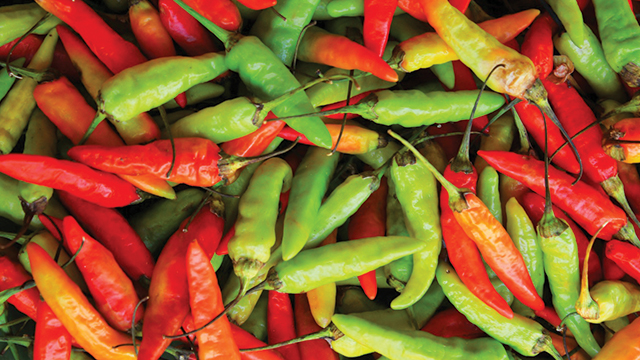
%> input picture rawit.jpg, 640 x 360 px; the run also reads 1 picture not shown here
$ octave foreBackG_op.m   (GNU Octave 9; MATLAB toolbox functions it lacks are replaced by stand-ins)
%> lines starting %> are read from the running program, lines starting %| are printed output that depends on the picture; in (x1, y1, x2, y2) boxes, pixels count from 0 and x2, y2 are one past the last pixel; in counts of white or black regions, pixels touching at a corner belong together; the program's own positions count from 1
clc;
clear;
close all;

img = imread('rawit.jpg');
%> img is the input picture: size 360x640x3 uint8; mean R, G, B 143.7, 95.5, 45.9

gray = rgb2gray(img);
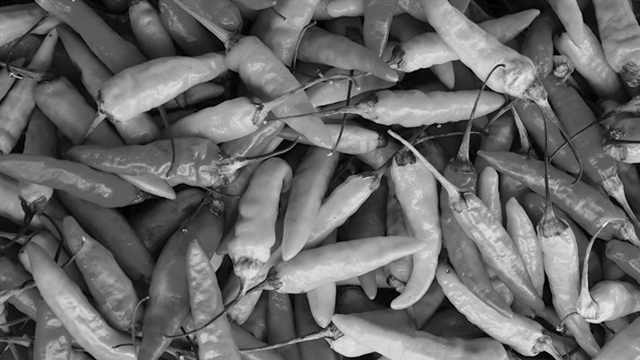
%> gray: size 360x640 uint8; min 0, max 250, mean 104.3

bw = imbinarize(gray,110/255);
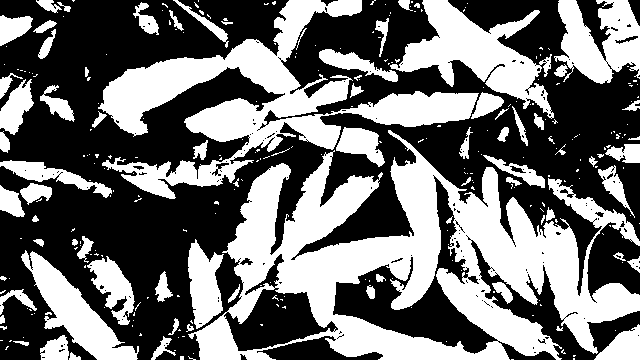
%> bw: size 360x640 logical; 43.7% white; 293 white regions (216 under 20 px), largest, box (x1, y1, x2, y2) and area: (188, 130, 640, 360) 43289, (98, 0, 479, 199) 20977, (390, 0, 554, 119) 7407
bw = imcomplement(bw);
bw = imfill(bw, 'holes');
%> bw: size 360x640 logical; 62% white; 36 black regions (11 under 20 px), largest, box (x1, y1, x2, y2) and area: (188, 130, 640, 360) 43208, (98, 0, 479, 199) 20972, (390, 0, 554, 118) 7292
bw = bwareaopen(bw,50);
%> bw: size 360x640 logical; 61.7% white; 36 black regions (11 under 20 px), largest, box (x1, y1, x2, y2) and area: (188, 130, 640, 360) 43510, (98, 0, 479, 199) 21109, (390, 0, 554, 118) 7335

str = strel('disk', 5);
bw = imerode(bw, str);
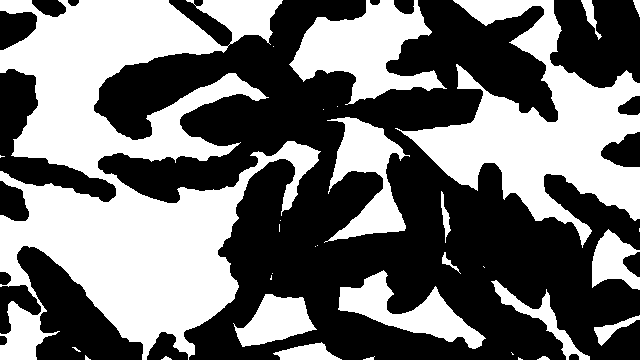
%> bw: size 360x640 logical; 44.8% white; 33 white regions (16 under 20 px), largest, box (x1, y1, x2, y2) and area: (0, 0, 321, 360) 56153, (395, 0, 640, 248) 22468, (289, 0, 447, 105) 8204

img2 = imread('bg1763.jpg');
img2_re = imresize(img2,[360,640]);
%> img2_re: size 360x640x3 uint8; every value is 0


R = img(:,:,1);
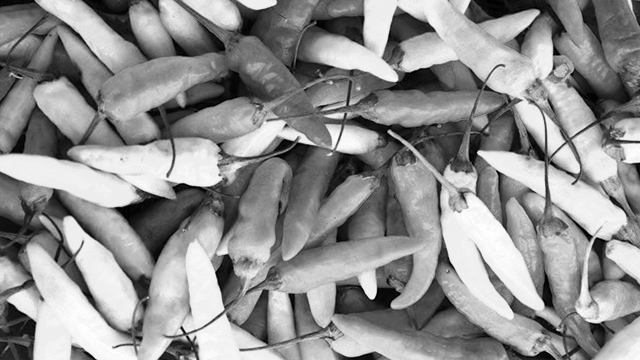
%> R: size 360x640 uint8; min 0, max 255, mean 143.7
G = img(:,:,2);
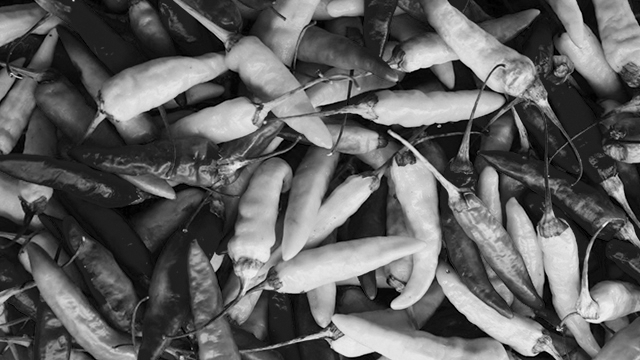
%> G: size 360x640 uint8; min 0, max 252, mean 95.5
B = img(:,:,3);
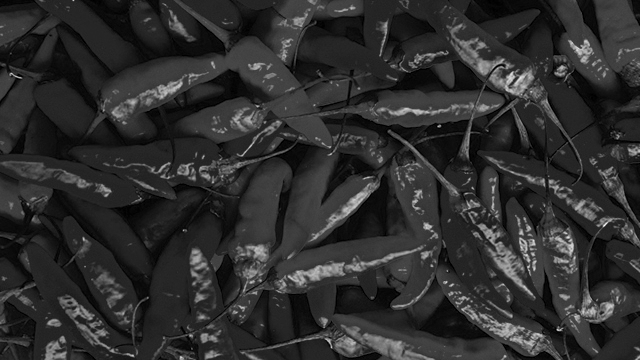
%> B: size 360x640 uint8; min 0, max 255, mean 45.9

R2 = img2_re(:,:,1);
%> R2: size 360x640 uint8; every value is 0
G2 = img2_re(:,:,2);
B2 = img2_re(:,:,3);

R2(bw) = R(bw);
G2(bw) = G(bw);
B2(bw) = B(bw);

RGB = cat(3,R2,G2,B2);
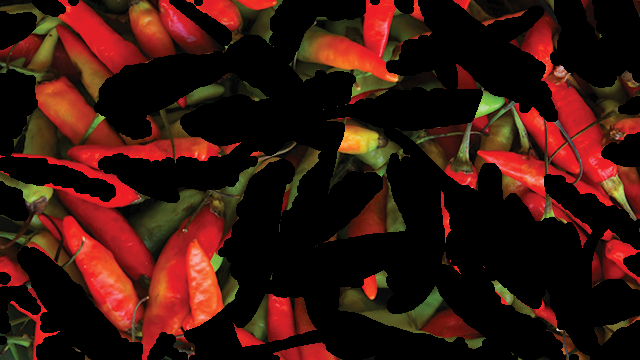
%> RGB: size 360x640x3 uint8; mean R, G, B 56.1, 21.7, 13.7

subplot(1,2,1), imshow(img),title('Citra Original');
subplot(1,2,2), imshow(RGB),title('Citra Output');
